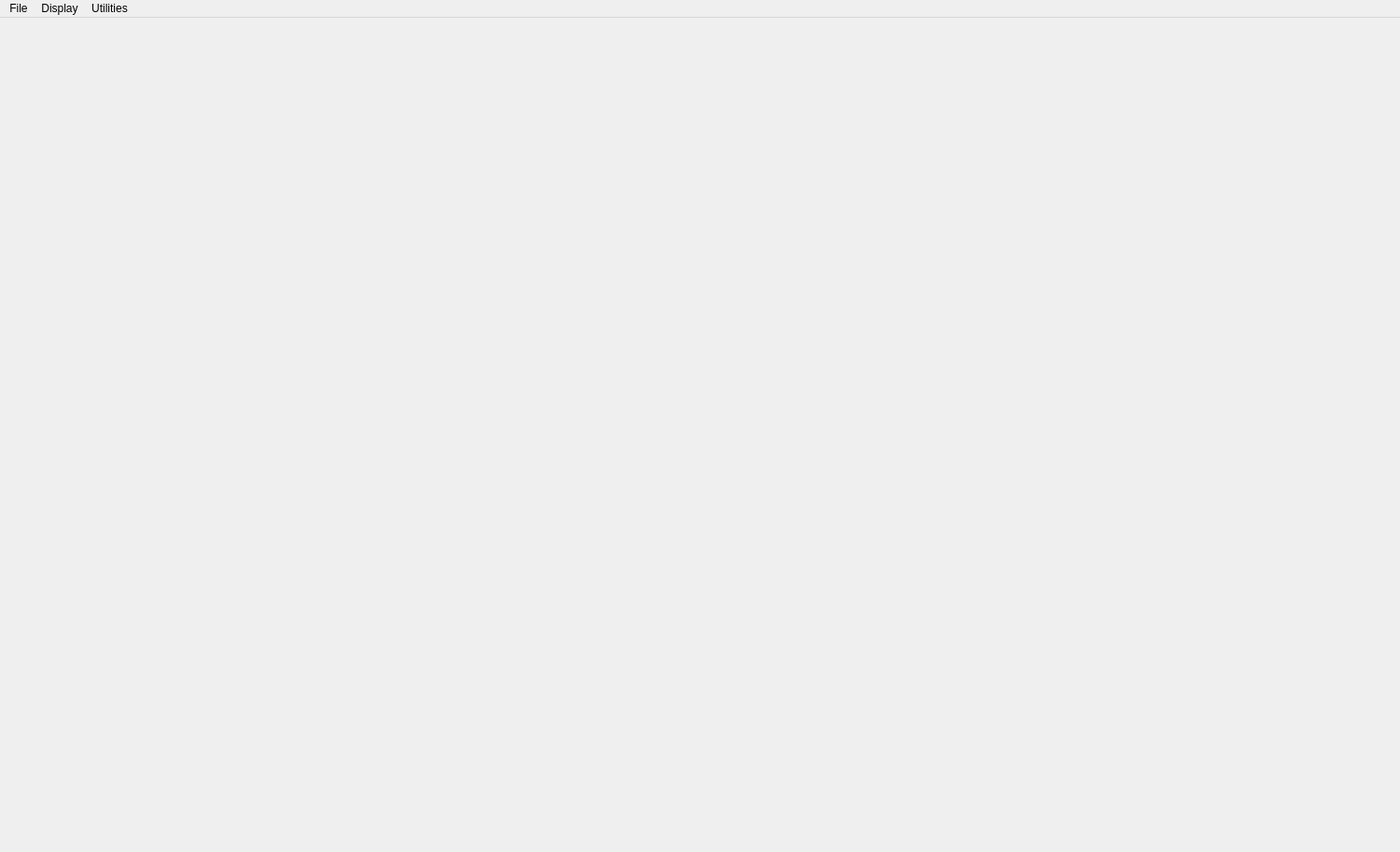
<?xml version="1.0" encoding="UTF-8"?>
<ui version="4.0">
 <class>MainWindow</class>
 <widget class="QMainWindow" name="MainWindow">
  <property name="geometry">
   <rect>
    <x>0</x>
    <y>0</y>
    <width>1500</width>
    <height>913</height>
   </rect>
  </property>
  <property name="windowTitle">
   <string>MainWindow</string>
  </property>
  <widget class="QWidget" name="centralwidget">
   <layout class="QHBoxLayout" name="horizontalLayout">
    <item>
     <widget class="QWidget" name="mplwindow" native="true">
      <property name="enabled">
       <bool>true</bool>
      </property>
      <property name="sizePolicy">
       <sizepolicy hsizetype="Expanding" vsizetype="Preferred">
        <horstretch>0</horstretch>
        <verstretch>0</verstretch>
       </sizepolicy>
      </property>
      <layout class="QVBoxLayout" name="mplvl"/>
     </widget>
    </item>
   </layout>
  </widget>
  <widget class="QMenuBar" name="menubar">
   <property name="geometry">
    <rect>
     <x>0</x>
     <y>0</y>
     <width>1500</width>
     <height>26</height>
    </rect>
   </property>
   <widget class="QMenu" name="menuFile">
    <property name="title">
     <string>File</string>
    </property>
    <addaction name="addData"/>
    <addaction name="saveSTN"/>
    <addaction name="saveDat"/>
    <addaction name="separator"/>
    <addaction name="readBase"/>
    <addaction name="save_base"/>
    <addaction name="separator"/>
    <addaction name="Save_plot"/>
    <addaction name="separator"/>
    <addaction name="geography"/>
    <addaction name="quitAction"/>
   </widget>
   <widget class="QMenu" name="plotMenu">
    <property name="title">
     <string>Display</string>
    </property>
    <addaction name="originalPlot"/>
    <addaction name="actualPlot"/>
    <addaction name="separator"/>
    <addaction name="plotLine"/>
    <addaction name="basePlot"/>
    <addaction name="medianPlot"/>
    <addaction name="plotGradient"/>
    <addaction name="plotGeo"/>
    <addaction name="plotGrid"/>
    <addaction name="plotLineaments"/>
    <addaction name="separator"/>
    <addaction name="zoom"/>
    <addaction name="zoom_Out"/>
    <addaction name="zoom_In"/>
    <addaction name="zoom_Initial"/>
    <addaction name="separator"/>
    <addaction name="changeQuantile"/>
    <addaction name="secondLine"/>
   </widget>
   <widget class="QMenu" name="Utilities">
    <property name="title">
     <string>Utilities</string>
    </property>
    <addaction name="originalData"/>
    <addaction name="diurnalCorrection"/>
    <addaction name="cleanData"/>
    <addaction name="medianJustify"/>
    <addaction name="gaussJustify"/>
    <addaction name="interpolate"/>
    <addaction name="fill"/>
    <addaction name="poleReduction"/>
    <addaction name="prolongation"/>
    <addaction name="tiltAngle"/>
    <addaction name="analytic"/>
    <addaction name="lineFFT"/>
    <addaction name="Spector_2D"/>
   </widget>
   <addaction name="menuFile"/>
   <addaction name="plotMenu"/>
   <addaction name="Utilities"/>
  </widget>
  <action name="actionPlot">
   <property name="text">
    <string>Display</string>
   </property>
  </action>
  <action name="actualPlot">
   <property name="enabled">
    <bool>true</bool>
   </property>
   <property name="text">
    <string>Plot treated data</string>
   </property>
   <property name="shortcut">
    <string>D</string>
   </property>
  </action>
  <action name="addData">
   <property name="text">
    <string>Choose additional data files</string>
   </property>
   <property name="shortcut">
    <string>Shift+D</string>
   </property>
  </action>
  <action name="quitAction">
   <property name="text">
    <string>Quit</string>
   </property>
   <property name="toolTip">
    <string>Quit app</string>
   </property>
   <property name="shortcut">
    <string>Ctrl+Q</string>
   </property>
  </action>
  <action name="medianPlot">
   <property name="text">
    <string>Plot medians</string>
   </property>
   <property name="shortcut">
    <string>M</string>
   </property>
  </action>
  <action name="distanceGather">
   <property name="text">
    <string>Distance gather</string>
   </property>
   <property name="shortcut">
    <string>D</string>
   </property>
  </action>
  <action name="zoom">
   <property name="enabled">
    <bool>false</bool>
   </property>
   <property name="text">
    <string>Zoom</string>
   </property>
   <property name="shortcut">
    <string>Z</string>
   </property>
  </action>
  <action name="zoom_Out">
   <property name="enabled">
    <bool>false</bool>
   </property>
   <property name="text">
    <string>Zoom out</string>
   </property>
   <property name="shortcut">
    <string>Ctrl+Z</string>
   </property>
  </action>
  <action name="zoom_Initial">
   <property name="enabled">
    <bool>false</bool>
   </property>
   <property name="text">
    <string>Zoom initial</string>
   </property>
   <property name="shortcut">
    <string>Alt+Z</string>
   </property>
  </action>
  <action name="interpolate">
   <property name="text">
    <string>Interpolate</string>
   </property>
   <property name="toolTip">
    <string>Interpolate inside a convexly shaped area</string>
   </property>
   <property name="statusTip">
    <string/>
   </property>
   <property name="shortcut">
    <string>Ctrl+I</string>
   </property>
  </action>
  <action name="medianJustify">
   <property name="text">
    <string>Reduce direction effect by median</string>
   </property>
   <property name="toolTip">
    <string>Reduce direction effect adjusting medians</string>
   </property>
   <property name="shortcut">
    <string>Ctrl+M</string>
   </property>
  </action>
  <action name="StaLta">
   <property name="text">
    <string>STA_LTA</string>
   </property>
   <property name="shortcut">
    <string>Shift+P</string>
   </property>
  </action>
  <action name="PlotPicks">
   <property name="enabled">
    <bool>false</bool>
   </property>
   <property name="text">
    <string>Plot Picks</string>
   </property>
  </action>
  <action name="MovePicks">
   <property name="enabled">
    <bool>false</bool>
   </property>
   <property name="text">
    <string>Move Picks</string>
   </property>
   <property name="shortcut">
    <string>Ctrl+M</string>
   </property>
  </action>
  <action name="ManualPicks">
   <property name="text">
    <string>Manual picks</string>
   </property>
   <property name="shortcut">
    <string>M</string>
   </property>
  </action>
  <action name="FrequencyFilter">
   <property name="text">
    <string>Frequency</string>
   </property>
   <property name="shortcut">
    <string>Ctrl+F</string>
   </property>
  </action>
  <action name="originalDataAll">
   <property name="text">
    <string>Original data all shots</string>
   </property>
   <property name="shortcut">
    <string>Shift+O</string>
   </property>
  </action>
  <action name="erasePicks">
   <property name="text">
    <string>Erase all picks</string>
   </property>
   <property name="shortcut">
    <string>Ctrl+E</string>
   </property>
  </action>
  <action name="TraceSign">
   <property name="text">
    <string>Change trace sign</string>
   </property>
   <property name="toolTip">
    <string>change sign of 1 trace</string>
   </property>
   <property name="shortcut">
    <string>I</string>
   </property>
  </action>
  <action name="ChangeSign">
   <property name="text">
    <string>Change sign</string>
   </property>
   <property name="toolTip">
    <string>change sign of all traces</string>
   </property>
   <property name="shortcut">
    <string>Ctrl+I</string>
   </property>
  </action>
  <action name="readBase">
   <property name="enabled">
    <bool>true</bool>
   </property>
   <property name="text">
    <string>Get base station data</string>
   </property>
   <property name="toolTip">
    <string>Choose base station data file(s)</string>
   </property>
   <property name="shortcut">
    <string>Shift+B</string>
   </property>
  </action>
  <action name="CorrelationPicks">
   <property name="enabled">
    <bool>true</bool>
   </property>
   <property name="text">
    <string>Correlation picks</string>
   </property>
   <property name="toolTip">
    <string>picking by cross correlation</string>
   </property>
   <property name="shortcut">
    <string>Shift+C</string>
   </property>
  </action>
  <action name="AmpPicks">
   <property name="text">
    <string>Amplitude picks</string>
   </property>
   <property name="shortcut">
    <string>Ctrl+A</string>
   </property>
  </action>
  <action name="MuteTrace">
   <property name="text">
    <string>Mute/recover trace</string>
   </property>
   <property name="toolTip">
    <string>Click near trace to be muted or recovered</string>
   </property>
   <property name="shortcut">
    <string>Ctrl+T</string>
   </property>
  </action>
  <action name="PlotCalculatedTimes">
   <property name="checkable">
    <bool>true</bool>
   </property>
   <property name="enabled">
    <bool>false</bool>
   </property>
   <property name="text">
    <string>Plot calculated times </string>
   </property>
   <property name="toolTip">
    <string>Plot calculated travel times</string>
   </property>
  </action>
  <action name="StorePicks">
   <property name="text">
    <string>Store picks</string>
   </property>
   <property name="toolTip">
    <string>Store Picks in file picks.dat</string>
   </property>
   <property name="shortcut">
    <string>Ctrl+S</string>
   </property>
  </action>
  <action name="MuteAir">
   <property name="text">
    <string>Mute air wave</string>
   </property>
   <property name="shortcut">
    <string>A</string>
   </property>
  </action>
  <action name="Air_wave_fk">
   <property name="text">
    <string>Air_wave fk</string>
   </property>
   <property name="toolTip">
    <string>Eliminate air waves by fk-filter</string>
   </property>
   <property name="shortcut">
    <string>Shift+A</string>
   </property>
  </action>
  <action name="MuteBefore">
   <property name="text">
    <string>Mute before line</string>
   </property>
   <property name="toolTip">
    <string>Mute before line drawn</string>
   </property>
   <property name="shortcut">
    <string>L</string>
   </property>
  </action>
  <action name="Vel_filter">
   <property name="text">
    <string>Velocity filter</string>
   </property>
   <property name="toolTip">
    <string>Velocity filter</string>
   </property>
   <property name="shortcut">
    <string>Ctrl+V</string>
   </property>
  </action>
  <action name="Save_Bin">
   <property name="text">
    <string>Save_Binary</string>
   </property>
   <property name="toolTip">
    <string>Save just binary data of all files</string>
   </property>
   <property name="shortcut">
    <string>B</string>
   </property>
  </action>
  <action name="saveSTN">
   <property name="enabled">
    <bool>false</bool>
   </property>
   <property name="text">
    <string>Save magnetic data stn format</string>
   </property>
   <property name="toolTip">
    <string>Save actual data to stn file</string>
   </property>
   <property name="shortcut">
    <string>S</string>
   </property>
  </action>
  <action name="t_Gain">
   <property name="checkable">
    <bool>true</bool>
   </property>
   <property name="text">
    <string>Time gain</string>
   </property>
  </action>
  <action name="d_Gain">
   <property name="checkable">
    <bool>true</bool>
   </property>
   <property name="text">
    <string>Distance gain</string>
   </property>
  </action>
  <action name="Agc">
   <property name="checkable">
    <bool>true</bool>
   </property>
   <property name="text">
    <string>AGC</string>
   </property>
  </action>
  <action name="t_Norm">
   <property name="checkable">
    <bool>true</bool>
   </property>
   <property name="checked">
    <bool>true</bool>
   </property>
   <property name="enabled">
    <bool>false</bool>
   </property>
   <property name="text">
    <string>Trace normalize</string>
   </property>
  </action>
  <action name="MuteAfter">
   <property name="text">
    <string>Mute after line</string>
   </property>
   <property name="shortcut">
    <string>Shift+L</string>
   </property>
  </action>
  <action name="FiltTrace">
   <property name="text">
    <string>Frequency filter single trace</string>
   </property>
  </action>
  <action name="basePlot">
   <property name="enabled">
    <bool>false</bool>
   </property>
   <property name="text">
    <string>Plot base station data</string>
   </property>
   <property name="shortcut">
    <string>B</string>
   </property>
  </action>
  <action name="Save_ASCII">
   <property name="text">
    <string>Save_ASCII</string>
   </property>
  </action>
  <action name="gaussJustify">
   <property name="enabled">
    <bool>false</bool>
   </property>
   <property name="text">
    <string>Reduce direction effect by Gauss</string>
   </property>
   <property name="toolTip">
    <string>Use Gauss transform to eliminate directional effect</string>
   </property>
   <property name="shortcut">
    <string>Ctrl+G</string>
   </property>
  </action>
  <action name="StoreGimli">
   <property name="text">
    <string>Store Gimli format</string>
   </property>
   <property name="toolTip">
    <string>Store Picks in Gimli format (file pics.sgt)</string>
   </property>
  </action>
  <action name="Modelled_arrivals">
   <property name="checkable">
    <bool>true</bool>
   </property>
   <property name="enabled">
    <bool>true</bool>
   </property>
   <property name="text">
    <string>Plot modelled arrivals</string>
   </property>
   <property name="toolTip">
    <string>Plot modelled arrival times on seismograms</string>
   </property>
  </action>
  <action name="Save_plot">
   <property name="text">
    <string>Save Plot</string>
   </property>
   <property name="iconText">
    <string>Save Plot</string>
   </property>
   <property name="shortcut">
    <string>Shift+P</string>
   </property>
  </action>
  <action name="diurnalCorrection">
   <property name="text">
    <string>Apply diurnal correction</string>
   </property>
   <property name="shortcut">
    <string>Ctrl+D</string>
   </property>
  </action>
  <action name="Change_colors">
   <property name="enabled">
    <bool>false</bool>
   </property>
   <property name="text">
    <string>Change colors tomo</string>
   </property>
   <property name="toolTip">
    <string>Change color scale and depth limit after tomography</string>
   </property>
   <property name="shortcut">
    <string>C</string>
   </property>
  </action>
  <action name="Uncertainty_change">
   <property name="text">
    <string>Uncertainty change</string>
   </property>
   <property name="shortcut">
    <string>Shift+U</string>
   </property>
  </action>
  <action name="zoom_In">
   <property name="enabled">
    <bool>false</bool>
   </property>
   <property name="text">
    <string>Zoom in</string>
   </property>
   <property name="toolTip">
    <string>zoom into next higher zoom</string>
   </property>
   <property name="shortcut">
    <string>Shift+Z</string>
   </property>
  </action>
  <action name="originalPlot">
   <property name="text">
    <string>Plot original data</string>
   </property>
   <property name="shortcut">
    <string>O</string>
   </property>
  </action>
  <action name="fill">
   <property name="enabled">
    <bool>false</bool>
   </property>
   <property name="text">
    <string>Fill rectangle</string>
   </property>
   <property name="toolTip">
    <string>Fill nans by extrapolation with inverse squarde distance weighting</string>
   </property>
   <property name="shortcut">
    <string>Ctrl+F</string>
   </property>
  </action>
  <action name="Animation">
   <property name="text">
    <string>Wave animation</string>
   </property>
   <property name="shortcut">
    <string>W</string>
   </property>
  </action>
  <action name="Save_SEG2">
   <property name="text">
    <string>Save SEG2</string>
   </property>
   <property name="statusTip">
    <string>Sae file(s) in SEG2 Format</string>
   </property>
   <property name="shortcut">
    <string>2</string>
   </property>
  </action>
  <action name="Attenuation">
   <property name="text">
    <string>Attenuation</string>
   </property>
   <property name="shortcut">
    <string>Q</string>
   </property>
  </action>
  <action name="plotAllPicks">
   <property name="text">
    <string>Plot all picks</string>
   </property>
   <property name="shortcut">
    <string>Alt+P</string>
   </property>
  </action>
  <action name="Save_headers">
   <property name="text">
    <string>Save headers</string>
   </property>
   <property name="toolTip">
    <string>Save headers of each data file to ASCII file</string>
   </property>
   <property name="shortcut">
    <string>H</string>
   </property>
  </action>
  <action name="component">
   <property name="enabled">
    <bool>false</bool>
   </property>
   <property name="text">
    <string>Choose component</string>
   </property>
   <property name="toolTip">
    <string>Choose geophone component to be plotted</string>
   </property>
   <property name="shortcut">
    <string>G</string>
   </property>
  </action>
  <action name="Pseudo_velocity">
   <property name="enabled">
    <bool>false</bool>
   </property>
   <property name="text">
    <string>Pseudo-velocities</string>
   </property>
   <property name="toolTip">
    <string>Plot pseudo-velocity profile</string>
   </property>
   <property name="shortcut">
    <string>V</string>
   </property>
  </action>
  <action name="phaseAngles">
   <property name="checkable">
    <bool>true</bool>
   </property>
   <property name="enabled">
    <bool>false</bool>
   </property>
   <property name="text">
    <string>Phase-angles</string>
   </property>
   <property name="toolTip">
    <string>Phase-angles for 2C or 3C data</string>
   </property>
  </action>
  <action name="poleReduction">
   <property name="enabled">
    <bool>false</bool>
   </property>
   <property name="text">
    <string>Pole reduction</string>
   </property>
   <property name="toolTip">
    <string>Reduce anomalies to magnetic pole</string>
   </property>
   <property name="shortcut">
    <string>Ctrl+P</string>
   </property>
  </action>
  <action name="originalData">
   <property name="text">
    <string>Restart with original data</string>
   </property>
   <property name="toolTip">
    <string>Restart data treatment at scratch</string>
   </property>
   <property name="shortcut">
    <string>Ctrl+R</string>
   </property>
  </action>
  <action name="cleanData">
   <property name="text">
    <string>Clean data</string>
   </property>
   <property name="shortcut">
    <string>Ctrl+K</string>
   </property>
  </action>
  <action name="changeQuantile">
   <property name="text">
    <string>Change color scale</string>
   </property>
   <property name="toolTip">
    <string>Change quantile for plotting color scale</string>
   </property>
   <property name="shortcut">
    <string>Q</string>
   </property>
  </action>
  <action name="plotLine">
   <property name="text">
    <string>Plot single Line</string>
   </property>
   <property name="shortcut">
    <string>L</string>
   </property>
  </action>
  <action name="saveDat">
   <property name="text">
    <string>Save .dat format</string>
   </property>
   <property name="shortcut">
    <string>F</string>
   </property>
  </action>
  <action name="lineFFT">
   <property name="enabled">
    <bool>false</bool>
   </property>
   <property name="text">
    <string>Spector 1D</string>
   </property>
   <property name="shortcut">
    <string>Shift+F</string>
   </property>
  </action>
  <action name="save_base">
   <property name="text">
    <string>Save base data</string>
   </property>
   <property name="toolTip">
    <string>Save base station data</string>
   </property>
   <property name="shortcut">
    <string>Ctrl+B</string>
   </property>
  </action>
  <action name="plotGradient">
   <property name="checkable">
    <bool>true</bool>
   </property>
   <property name="checked">
    <bool>false</bool>
   </property>
   <property name="text">
    <string>Plot gradient</string>
   </property>
   <property name="shortcut">
    <string>G</string>
   </property>
  </action>
  <action name="tiltAngle">
   <property name="enabled">
    <bool>false</bool>
   </property>
   <property name="text">
    <string>Tilt angle</string>
   </property>
   <property name="toolTip">
    <string>Caclulate tilt angle</string>
   </property>
   <property name="shortcut">
    <string>Ctrl+T</string>
   </property>
  </action>
  <action name="secondLine">
   <property name="text">
    <string>Every second line</string>
   </property>
   <property name="shortcut">
    <string>2</string>
   </property>
  </action>
  <action name="prolongation">
   <property name="enabled">
    <bool>false</bool>
   </property>
   <property name="text">
    <string>Upward continuation</string>
   </property>
   <property name="shortcut">
    <string>Ctrl+U</string>
   </property>
  </action>
  <action name="analytic">
   <property name="enabled">
    <bool>false</bool>
   </property>
   <property name="text">
    <string>Analytic signal</string>
   </property>
   <property name="shortcut">
    <string>Ctrl+H</string>
   </property>
  </action>
  <action name="geography">
   <property name="text">
    <string>Get geography data</string>
   </property>
   <property name="shortcut">
    <string>Shift+G</string>
   </property>
  </action>
  <action name="plotGeo">
   <property name="checkable">
    <bool>true</bool>
   </property>
   <property name="checked">
    <bool>true</bool>
   </property>
   <property name="enabled">
    <bool>false</bool>
   </property>
   <property name="text">
    <string>Plot geography</string>
   </property>
   <property name="toolTip">
    <string>Plot geography information</string>
   </property>
   <property name="shortcut">
    <string>Ctrl+G</string>
   </property>
  </action>
  <action name="plotGrid">
   <property name="checkable">
    <bool>true</bool>
   </property>
   <property name="checked">
    <bool>true</bool>
   </property>
   <property name="text">
    <string>Plot grid</string>
   </property>
   <property name="shortcut">
    <string>X</string>
   </property>
  </action>
  <action name="plotLineaments">
   <property name="checkable">
    <bool>true</bool>
   </property>
   <property name="checked">
    <bool>true</bool>
   </property>
   <property name="enabled">
    <bool>false</bool>
   </property>
   <property name="text">
    <string>Plot lineaments</string>
   </property>
   <property name="shortcut">
    <string>Shift+L</string>
   </property>
  </action>
  <action name="Spector_2D">
   <property name="enabled">
    <bool>false</bool>
   </property>
   <property name="text">
    <string>Spector 2D</string>
   </property>
   <property name="shortcut">
    <string>Alt+F</string>
   </property>
  </action>
 </widget>
 <resources/>
 <connections/>
</ui>
